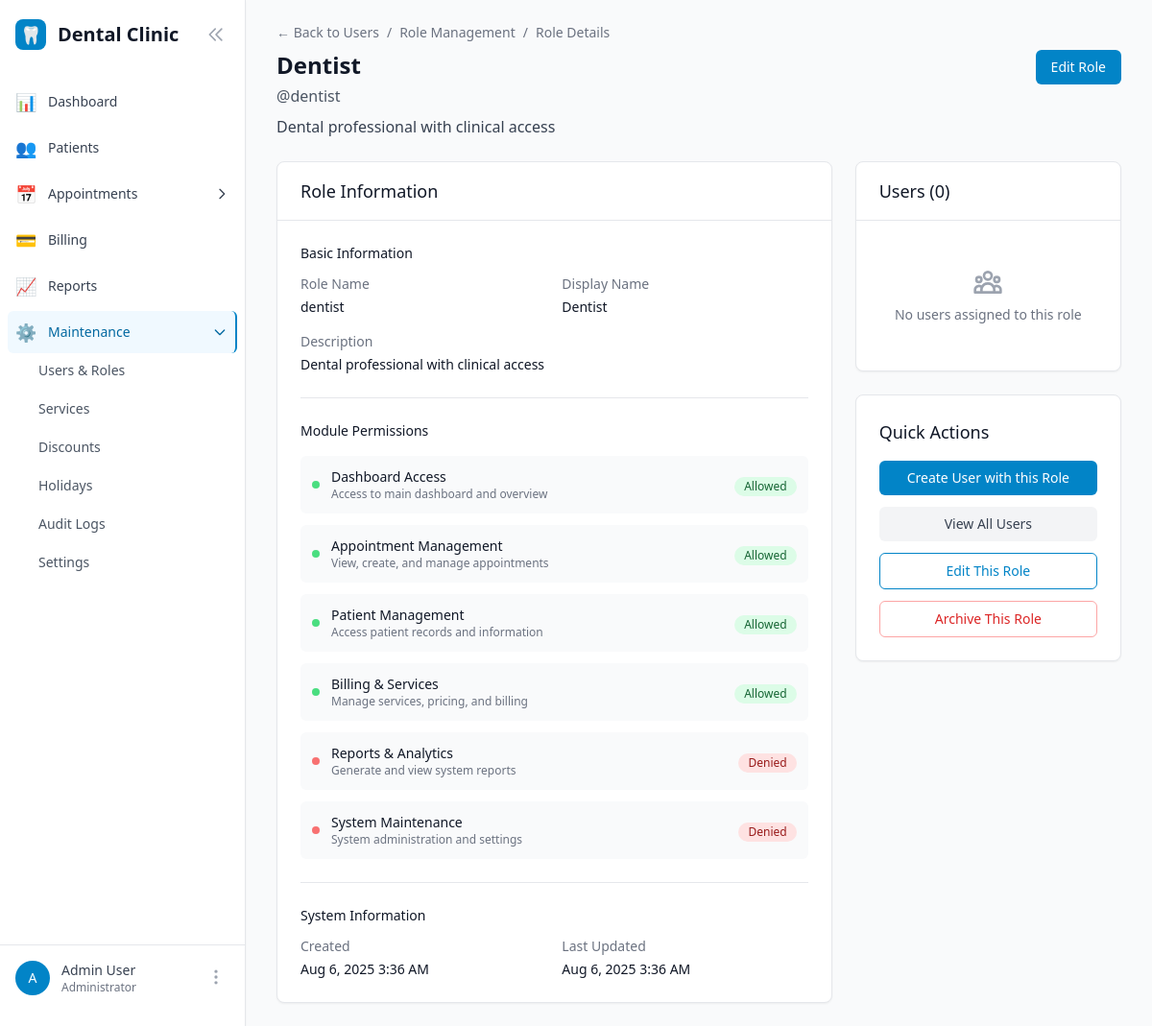
The app's page /users/roles/2/ (signed in), older data.
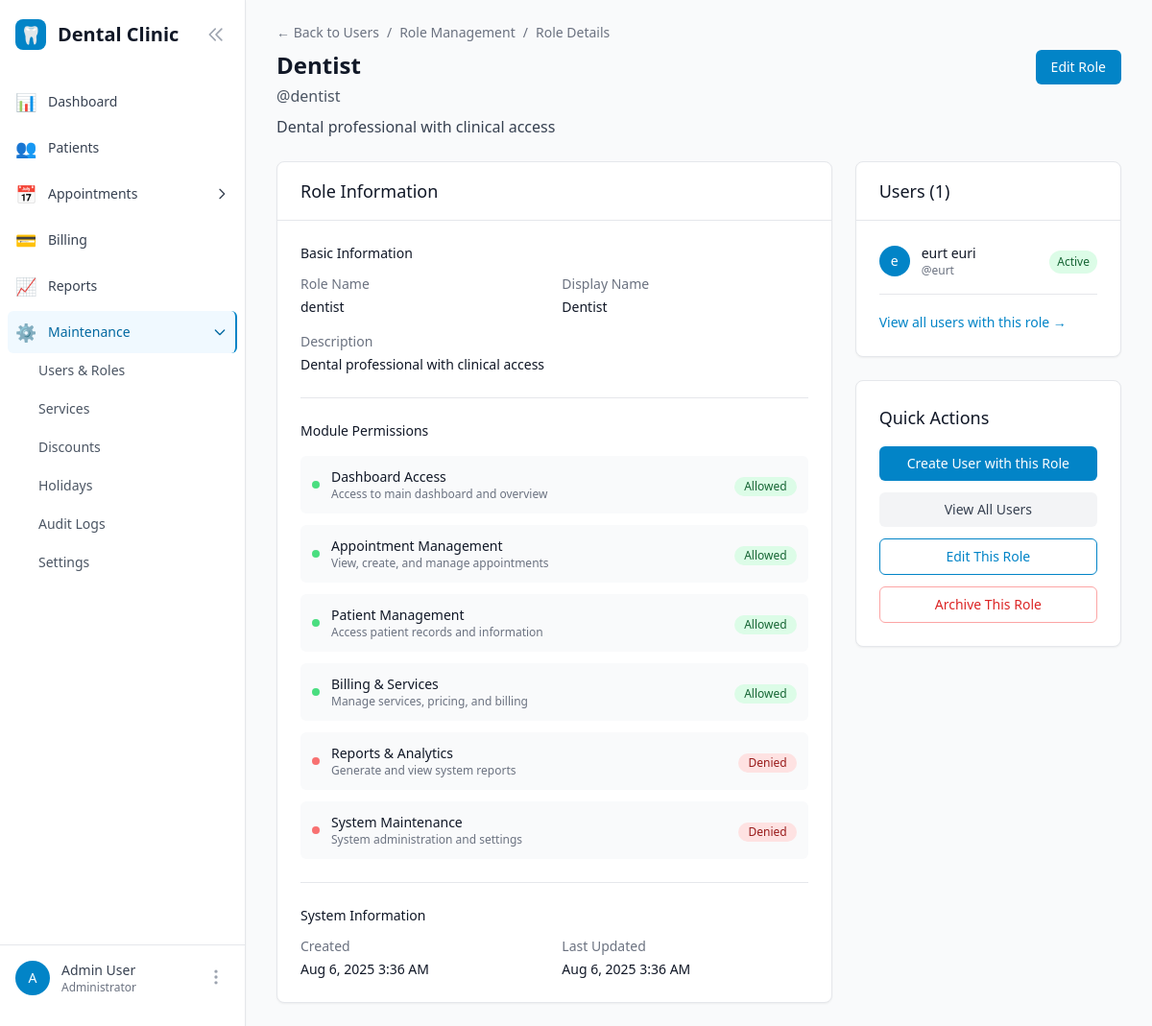
The same page, newer data.
### users/models.py (models this page shows, shortened)
class Role(models.Model):
    ADMIN = 'admin'
    DENTIST = 'dentist'
    STAFF = 'staff'
    ROLE_CHOICES = [
        (ADMIN, 'Admin'),
        (DENTIST, 'Dentist'),
        (STAFF, 'Staff'),
    ]
    name = models.CharField(max_length=50, unique=True)
    display_name = models.CharField(max_length=100)
    description = models.TextField(blank=True)
    permissions = models.JSONField(default=dict, help_text="Module permissions")
    is_default = models.BooleanField(default=False)
    is_archived = models.BooleanField(default=False, help_text="Archived roles are hidden from user assignment")
    created_at = models.DateTimeField(auto_now_add=True)
    updated_at = models.DateTimeField(auto_now=True)
    class Meta:
        ordering = ['name']
    def is_protected(self):
        return self.name == 'admin'
    def can_be_archived(self):
        return not self.is_protected() and not self.is_archived

class User(AbstractUser):
    role = models.ForeignKey(Role, on_delete=models.PROTECT, null=True, blank=True)
    phone = models.CharField(max_length=20, blank=True)
    is_active_dentist = models.BooleanField(default=False, help_text="Can accept appointments")
    created_at = models.DateTimeField(auto_now_add=True)
    updated_at = models.DateTimeField(auto_now=True)
    def has_permission(self, module_name):
        if self.is_superuser:
            return True
        if not self.role or self.role.is_archived:  # Users with archived roles lose access
            return False
        return self.role.permissions.get(module_name, False)

### users/views.py (the view)
# urls.py: path('roles/<int:pk>/', views.RoleDetailView.as_view(), name='role_detail'),
class RoleDetailView(LoginRequiredMixin, DetailView):
    model = Role
    template_name = 'users/role_detail.html'
    context_object_name = 'role'
    def dispatch(self, request, *args, **kwargs):
        if not request.user.has_permission('maintenance'):
            messages.error(request, 'You do not have permission to access this page.')
            return redirect('core:dashboard')
        return super().dispatch(request, *args, **kwargs)

### users/templatetags/user_tags.py (called while the page is built)
@register.filter
def has_permission(user, module_name):
    if not user or not user.is_authenticated:
        return False
    if user.is_superuser:
        return True
    if not hasattr(user, 'role') or not user.role:
        return False
    return user.role.permissions.get(module_name, False)

### templates/users/role_detail.html (shortened to what the changed rows need)
{% extends 'base.html' %}
{% block content %}
<div class="max-w-4xl mx-auto">
    <div class="mb-6">
        <div class="flex justify-between items-start">
            <div>
                <div class="flex items-center space-x-3">
                    <h1 class="text-2xl font-bold text-gray-900">{{ role.display_name }}</h1>
                </div>
                <p class="text-gray-600 mt-1">@{{ role.name }}</p>
                {% if role.description %}
                    <p class="text-gray-700 mt-2">{{ role.description }}</p>
                {% endif %}
            </div>
        </div>
    </div>
    <div class="grid grid-cols-1 lg:grid-cols-3 gap-6">
        <div class="lg:col-span-2">
            <div class="bg-white rounded-lg shadow-sm border">
                <div class="px-6 py-4 border-b border-gray-200">
                    <h2 class="text-lg font-medium text-gray-900">Role Information</h2>
                </div>
                <div class="p-6 space-y-6">
                    <div>
                        <dl class="grid grid-cols-1 md:grid-cols-2 gap-4">
                            <div>
                                <dt class="text-sm font-medium text-gray-500">Role Name</dt>
                                <dd class="mt-1 text-sm text-gray-900">{{ role.name }}</dd>
                            </div>
                            <div>
                                <dt class="text-sm font-medium text-gray-500">Display Name</dt>
                                <dd class="mt-1 text-sm text-gray-900">{{ role.display_name }}</dd>
                            </div>
                            <div class="md:col-span-2">
                                <dt class="text-sm font-medium text-gray-500">Description</dt>
                                <dd class="mt-1 text-sm text-gray-900">
                                    {{ role.description|default:"No description provided" }}
                                </dd>
                            </div>
                        </dl>
                    </div>
                    <div class="border-t border-gray-200 pt-6">
                        <div class="space-y-3">
                            {% for module, has_access in role.permissions.items %}
                                <div class="flex items-center justify-between p-3 bg-gray-50 rounded-md">
                                    <div class="flex items-center space-x-3">
                                        {% if has_access %}
                                            <div class="flex-shrink-0 w-2 h-2 bg-green-400 rounded-full"></div>
                                        {% else %}
                                            <div class="flex-shrink-0 w-2 h-2 bg-red-400 rounded-full"></div>
                                        {% endif %}
                                        <div>
                                            <div class="text-sm font-medium text-gray-900">
                                                {% if module == "dashboard" %}Dashboard Access
                                                {% elif module == "appointments" %}Appointment Management
                                                {% elif module == "patients" %}Patient Management
                                                {% elif module == "billing" %}Billing & Services
                                                {% elif module == "reports" %}Reports & Analytics
                                                {% elif module == "maintenance" %}System Maintenance
                                                {% else %}{{ module|title }}
                                                {% endif %}
                                            </div>
                                            <div class="text-xs text-gray-500">
                                                {% if module == "dashboard" %}Access to main dashboard and overview
                                                {% elif module == "appointments" %}View, create, and manage appointments
                                                {% elif module == "patients" %}Access patient records and information
                                                {% elif module == "billing" %}Manage services, pricing, and billing
                                                {% elif module == "reports" %}Generate and view system reports
                                                {% elif module == "maintenance" %}System administration and settings
                                                {% endif %}
                                            </div>
                                        </div>
                                    </div>
                                    <div class="flex-shrink-0">
                                        {% if has_access %}
                                            <span class="inline-flex items-center px-2.5 py-0.5 rounded-full text-xs font-medium bg-green-100 text-green-800">
                                                Allowed
                                            </span>
                                        {% else %}
                                            <span class="inline-flex items-center px-2.5 py-0.5 rounded-full text-xs font-medium bg-red-100 text-red-800">
                                                Denied
                                            </span>
                                        {% endif %}
                                    </div>
                                </div>
                            {% endfor %}
                        </div>
                    </div>
                    <div class="border-t border-gray-200 pt-6">
                        <dl class="grid grid-cols-1 md:grid-cols-2 gap-4">
                            <div>
                                <dt class="text-sm font-medium text-gray-500">Created</dt>
                                <dd class="mt-1 text-sm text-gray-900">
                                    {{ role.created_at|date:"M j, Y g:i A" }}
                                </dd>
                            </div>
                            <div>
                                <dt class="text-sm font-medium text-gray-500">Last Updated</dt>
                                <dd class="mt-1 text-sm text-gray-900">
                                    {{ role.updated_at|date:"M j, Y g:i A" }}
                                </dd>
                            </div>
                        </dl>
                    </div>
                </div>
            </div>
        </div>
        <div>
            <div class="bg-white rounded-lg shadow-sm border">
                <div class="px-6 py-4 border-b border-gray-200">
                    <h2 class="text-lg font-medium text-gray-900">
                        Users ({{ role.user_set.count }})
                    </h2>
                </div>
                <div class="p-6">
                    {% if role.user_set.exists %}
                        <div class="space-y-3">
                            {% for user in role.user_set.all %}
                            <div class="flex items-center space-x-3">
                                <div class="flex-shrink-0">
                                    <div class="h-8 w-8 rounded-full bg-primary-600 flex items-center justify-center">
                                        <span class="text-sm font-medium text-white">
                                            {{ user.first_name|first|default:user.username|first }}
                                        </span>
                                    </div>
                                </div>
                                <div class="flex-1 min-w-0">
                                    <div class="text-sm font-medium text-gray-900">
                                        {{ user.get_full_name|default:user.username }}
                                    </div>
                                    <div class="text-xs text-gray-500">@{{ user.username }}</div>
                                </div>
                                <div class="flex-shrink-0">
                                    {% if user.is_active %}
                                        <span class="inline-flex items-center px-2 py-1 rounded-full text-xs font-medium bg-green-100 text-green-800">
                                            Active
                                        </span>
                                    {% else %}
                                        <span class="inline-flex items-center px-2 py-1 rounded-full text-xs font-medium bg-red-100 text-red-800">
                                            Inactive
                                        </span>
                                    {% endif %}
                                </div>
                            </div>
                            {% endfor %}
                        </div>
                        <div class="mt-4 pt-4 border-t border-gray-200">
                            <a href="{% url 'users:user_list' %}?role_filter={{ role.pk }}"
                               class="text-sm text-primary-600 hover:text-primary-700 font-medium">
                                View all users with this role →
                            </a>
                        </div>
                    {% else %}
                        <div class="text-center py-6">
                            <p class="text-sm text-gray-500">No users assigned to this role</p>
                        </div>
                    {% endif %}
                </div>
            </div>
        </div>
    </div>
</div>
{% endblock %}

Row changes from the older to the newer data that the page shows:
changed Role "Dentist": user_set.count "0" → "1"
added User: first_name|first "e", get_full_name "eurt euri", username "eurt", is_active "Active"
Text that changed along with them:
text no longer shown: "No users assigned to this role"
text now shown: "View all users with this role →"
